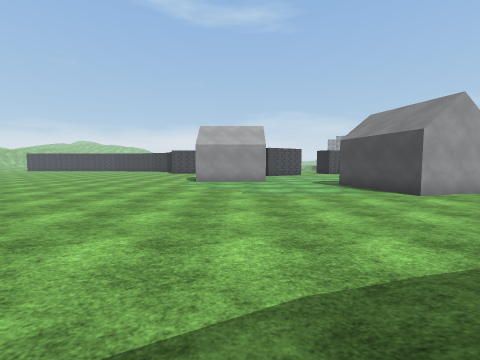
[1] (above)

16 first-person views from a walk through a Unity game level. The camera is 1.4 m above the floor, tilts 4° down and sees 90° across. The floor is counted in squares, 2 m on a side. Each view is taken from the middle of a square. On the plan, view 1 faces up. The plan holds only what a view shows up to about 9 squares ahead; the rest is blank. The place goes on beyond the plan. Some surface patterns are stand-ins.

[2]
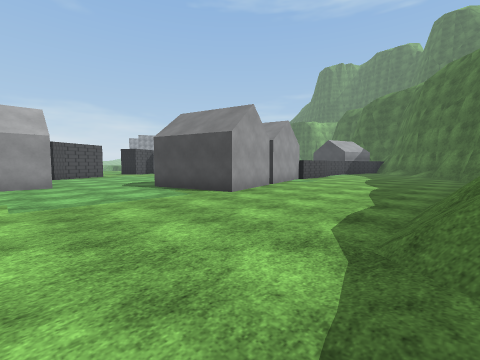

[3]
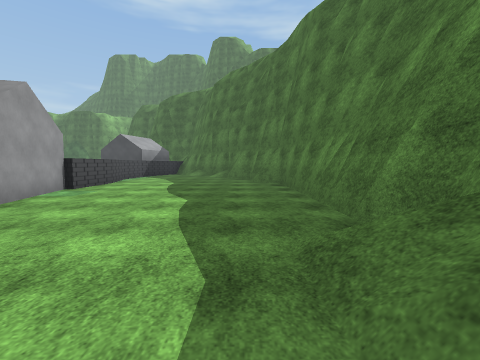

[4]
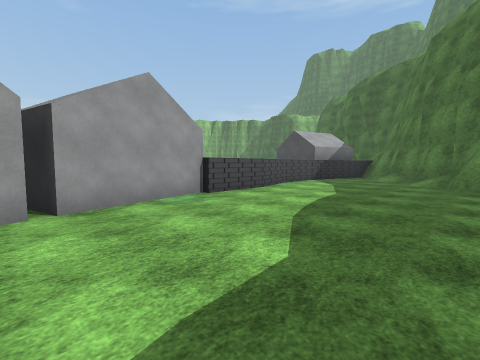

[5]
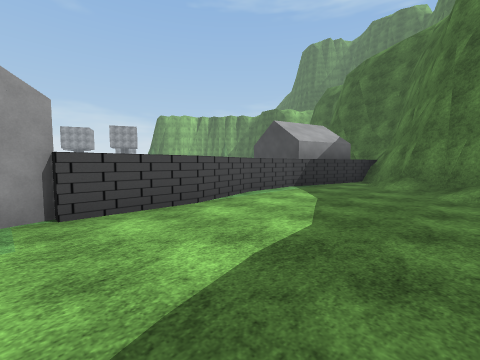

[6]
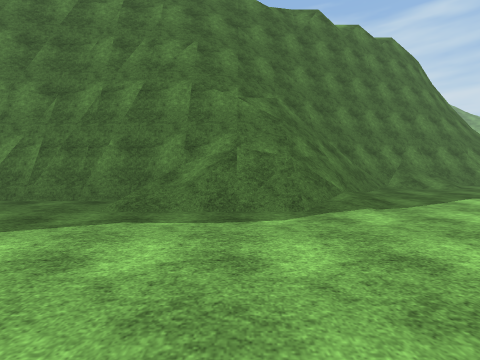

[7]
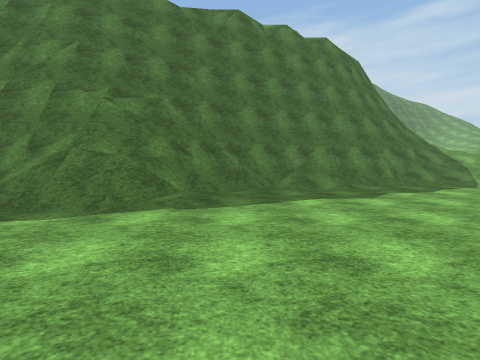

[8]
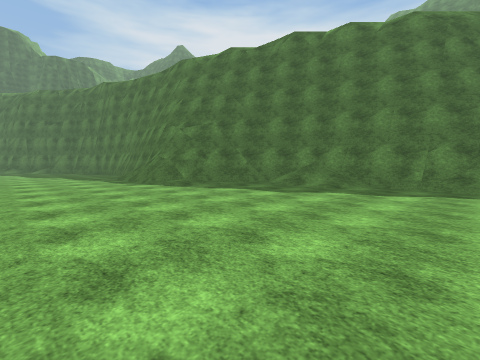

[9]
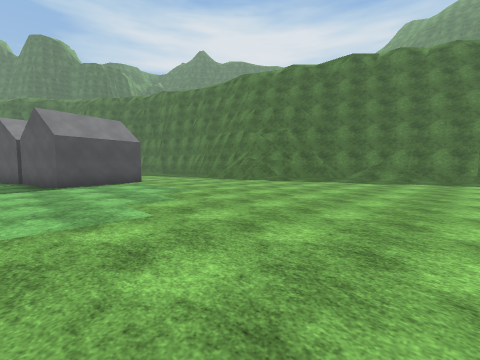

[10]
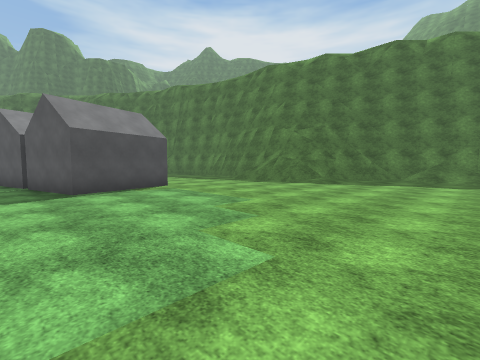

[11]
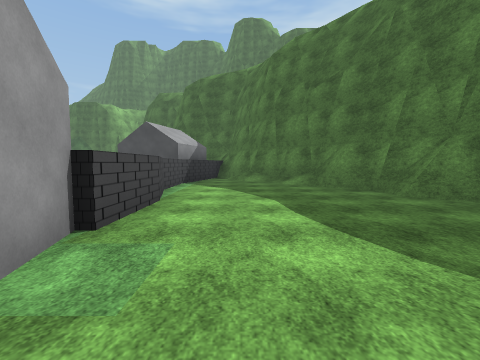

[12]
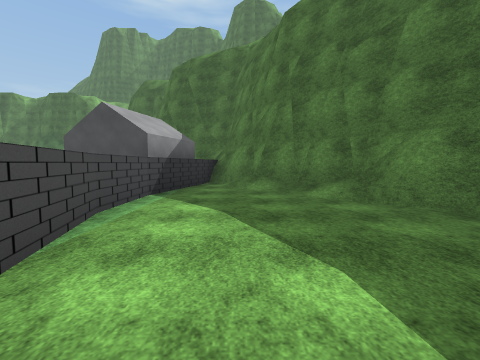

[13]
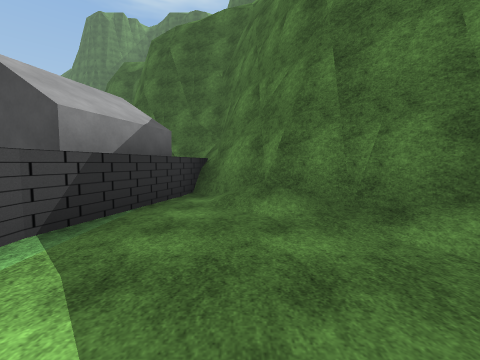

[14]
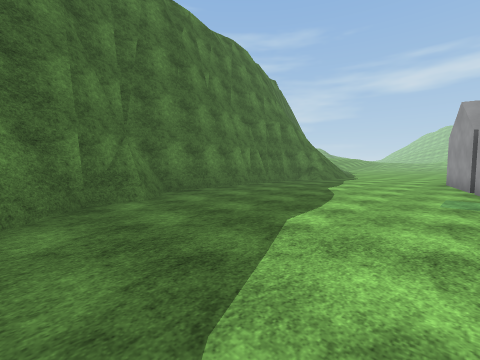

[15]
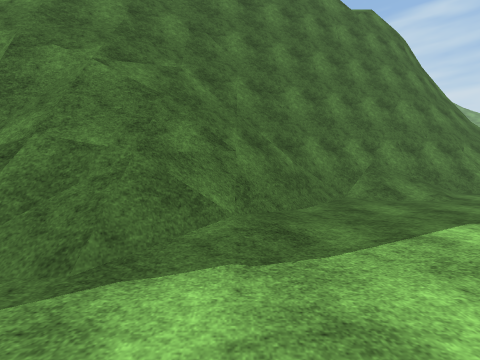

[16]
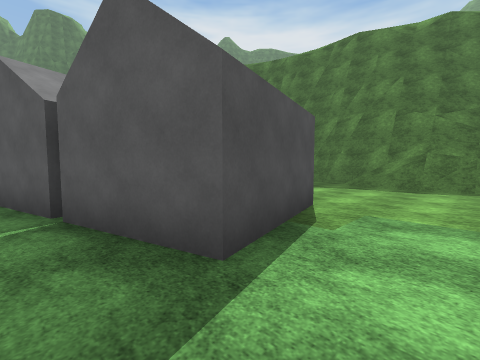

### Floor plan
Key: @ floor where view 1 was taken; # wall or solid block; . floor; / step, stairs or slope; = window, fence, low wall or low ledge; v drop or lower ground; O other object.
Columns run from 6 left of view 1 to 22 right of it. Each row starts with its distance up from view 1.
  9 .....OO......##             v
  8 ..........#####O           vv
  7 ..........################ vv
  6 ..........####...........# vv
  5 ......................./##vv/
  4 ....................../#vvv/
  3 ...................../##v
  2 ....................###v/
  1 ......./=///......###vv
  0 ......@#=#########vvv
 -1 .....//###   vvvv/
 -2 ...//###vvvvv
 -3 /##### vvv/
 -4 ###  vvv/
 -5 ##vvv/
 -6 #vv/
 -7 vv
 -8 v

Where each view was taken, in squares from view 1:
view 1: 0 up, 0 right, facing up
view 2: 1 up, 0 right, facing up-right
view 3: 2 up, 3 right, facing right
view 4: 2 up, 6 right, facing up-right
view 5: 3 up, 9 right, facing up-right
view 6: 5 up, 3 right, facing down
view 7: 5 up, 0 right, facing down
view 8: 5 up, 6 left, facing down-right
view 9: 9 up, 5 left, facing down-right
view 10: 9 up, 3 left, facing down-right
view 11: 5 up, 7 right, facing right
view 12: 5 up, 10 right, facing right
view 13: 5 up, 13 right, facing right
view 14: 6 up, 14 right, facing down-left
view 15: 3 up, 1 right, facing down
view 16: 9 up, 2 right, facing down-right
